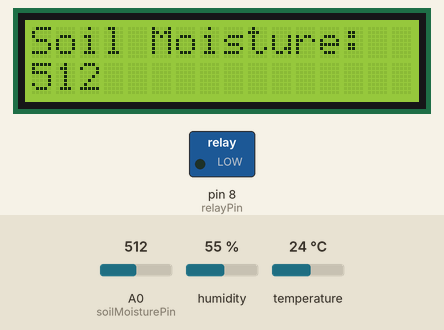
Recording of a sketch running on a simulated Arduino Uno, built with avr-gcc and run on an emulated ATmega328P. Shown: 16×2 character LCD, switched loads named in the sketch (green lamp = pin HIGH). The test bench sets the inputs (shaded band); at power-on: A0 (soilMoisturePin) = 512, humidity 55 %, temperature 24 °C.

Above: at 1.2 s.
1.3 s: A0 (soilMoisturePin) set to 681
At 5.6 s:
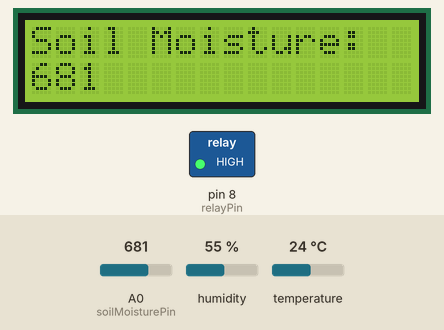
10.7 s: A0 (soilMoisturePin) set to 709
At 15.0 s:
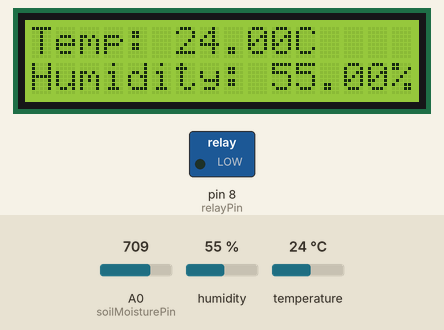
19.9 s: humidity set to 22 %
At 23.0 s:
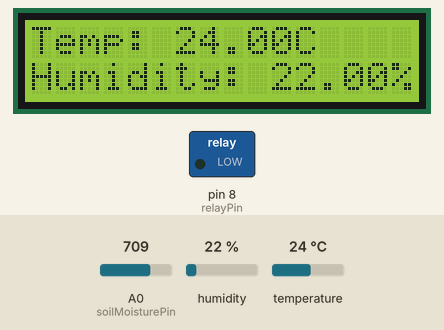
26.0 s: temperature set to 12 °C
At 31.0 s:
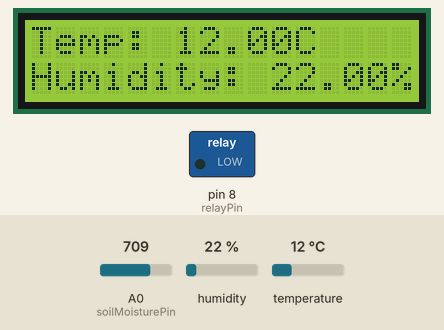
34.2 s: humidity set to 40 %
At 40.2 s:
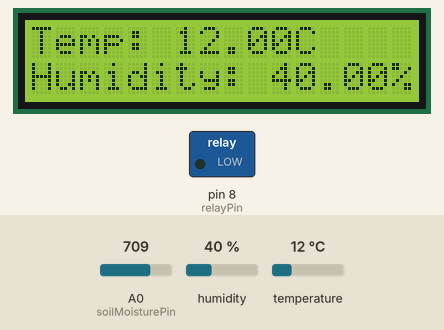
42.3 s: A0 (soilMoisturePin) set to 716
At 45.6 s:
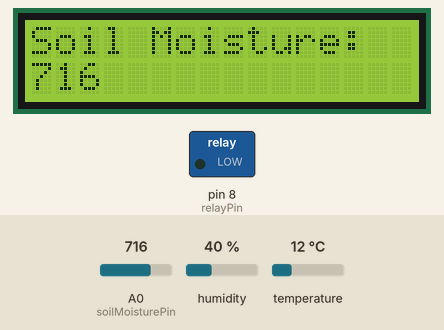
Timing chart, 0 to 47.1 s (numbered marks = the images above; inputs shaded):
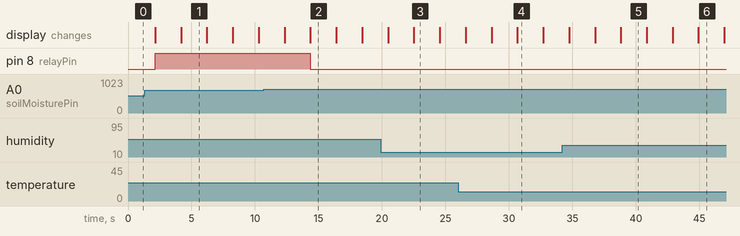

The sketch:

Soil_moisture_sensor_with_Dht_11_Code.ino
```cpp
#include <Wire.h>
#include <LiquidCrystal_I2C.h>
#include <Adafruit_Sensor.h>
#include <DHT.h>

// Define your sensor and LCD
#define DHTPIN 2 // DHT11 data pin
#define DHTTYPE DHT11
DHT dht(DHTPIN, DHTTYPE);

LiquidCrystal_I2C lcd(0x27, 16, 2); // Address 0x27 for the 2x16 LCD

// Soil moisture sensor
int soilMoisturePin = A0;
int soilMoistureThreshold = 700; // Adjust this threshold as needed
int relayPin = 8;

void setup() {
  // Initialize sensors and LCD
  dht.begin();
  lcd.init();
  lcd.backlight();

  // Relay pin setup
  pinMode(relayPin, OUTPUT);
  digitalWrite(relayPin, LOW); // Turn off the relay initially
}

void loop() {
  // Read soil moisture
  int soilMoisture = analogRead(soilMoisturePin);

  // Read temperature and humidity
  float humidity = dht.readHumidity();
  float temperature = dht.readTemperature();

  // Display on the LCD
  lcd.clear();
  lcd.setCursor(0, 0);
  lcd.print("Soil Moisture:");
  lcd.setCursor(0, 1);
  lcd.print(soilMoisture);

  delay(2000); // Wait for a moment to read the display

  lcd.clear();
  lcd.setCursor(0, 0);
  lcd.print("Temp: ");
  lcd.print(temperature);
  lcd.print("C");
  lcd.setCursor(0, 1);
  lcd.print("Humidity: ");
  lcd.print(humidity);
  lcd.print("%");

  // Check soil moisture level and control the relay
  if (soilMoisture < soilMoistureThreshold) {
    // Soil is too dry, turn on the relay
    digitalWrite(relayPin, HIGH);
  } else {
    // Soil is wet enough, turn off the relay
    digitalWrite(relayPin, LOW);
  }

  delay(2000); // Update every 2 seconds
}
```

Measured:
- the behaviour switches between 699 and 700 on A0 (soilMoisturePin) (found by bisection; images 1 and 2)
- after the input at 1.3 s, the display: first differs from a run without the input after 2.9 s (image 1)
- after the input at 10.7 s, pin 8 (relayPin): HIGH → LOW after 3.7 s; the display: first changes after 1.6 s (image 2 shows a later state)
- after the input at 19.9 s, the display: first differs from a run without the input after 2.6 s (image 3)
- after the input at 26.0 s, the display: first differs from a run without the input after 4.7 s (image 4)
- after the input at 34.2 s, the display: first differs from a run without the input after 4.6 s (image 5)
- after the input at 42.3 s, the display: first differs from a run without the input after 2.6 s (image 6)
